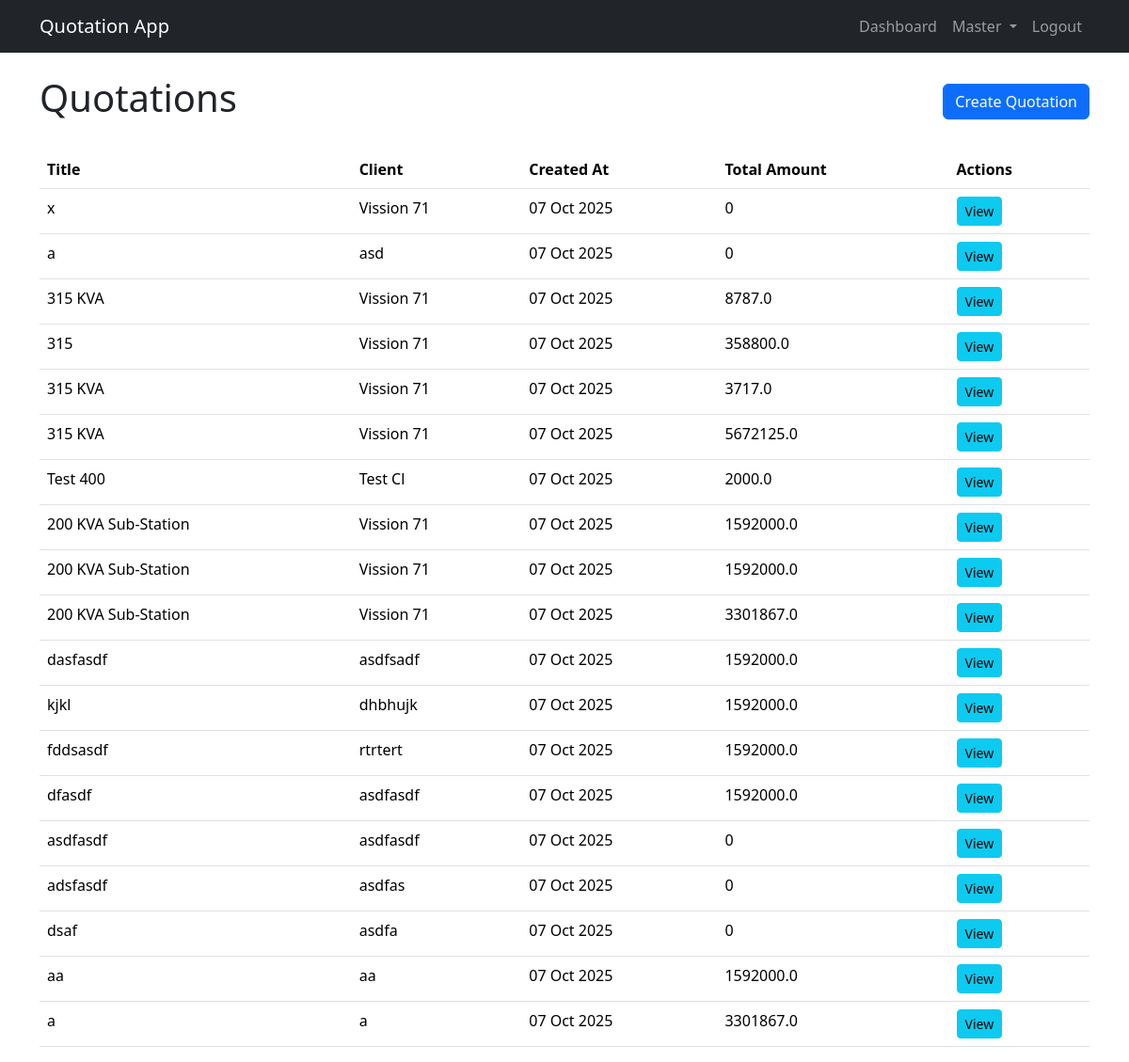
The app's page / (signed in), older data.
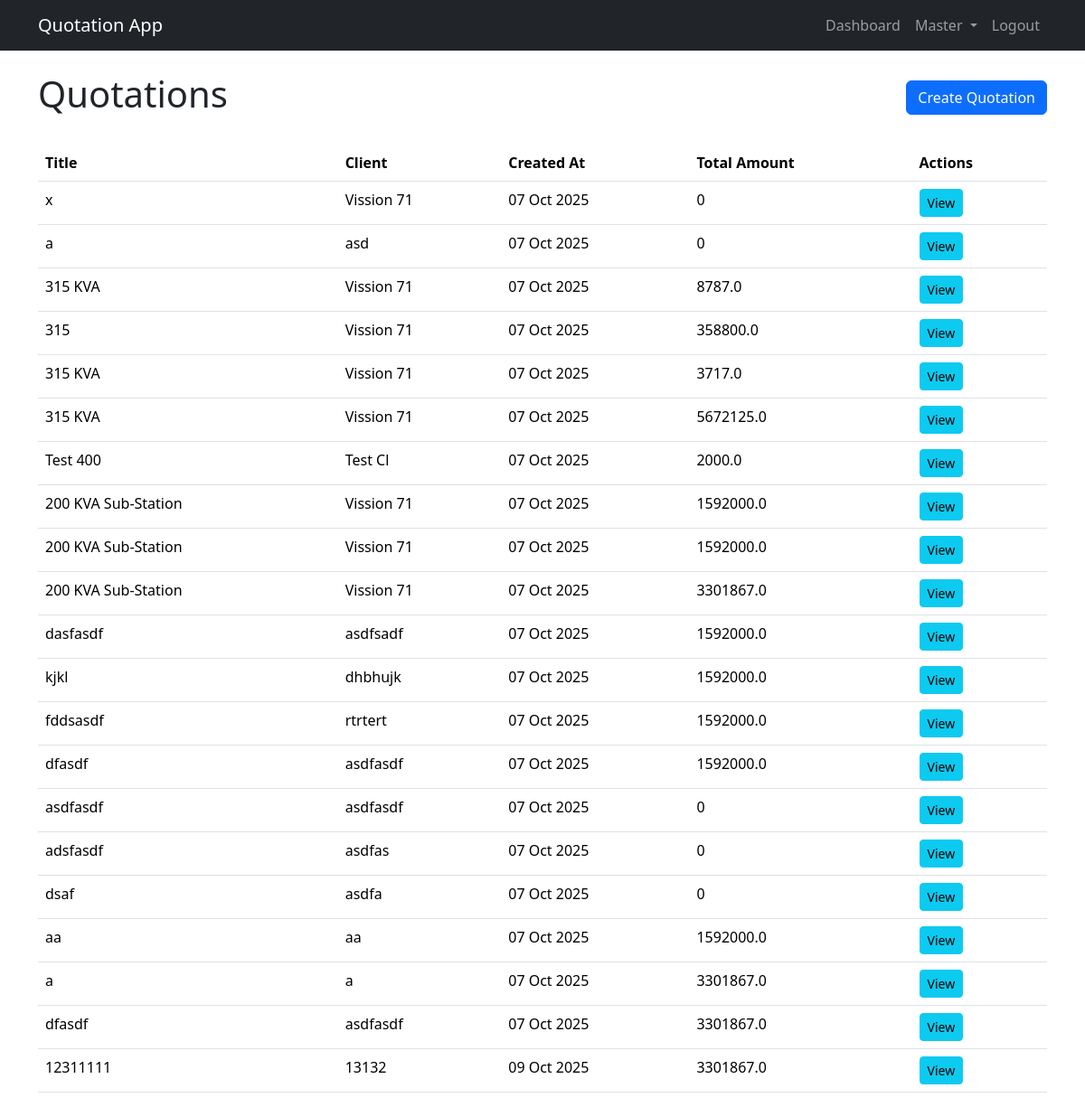
The same page, newer data.
### pages/models.py (models this page shows, shortened)
class Quotation(models.Model):
    title = models.CharField(max_length=255)
    client_name = models.CharField(max_length=255)
    template = models.ForeignKey(QuotationTemplate, on_delete=models.SET_NULL, null=True, blank=True)
    created_at = models.DateTimeField(auto_now_add=True)
    def total_amount(self):
        return sum(group.subtotal() for group in self.groups.all())

class QuotationGroup(models.Model):
    quotation = models.ForeignKey(Quotation, on_delete=models.CASCADE, related_name='groups')
    name = models.CharField(max_length=255)
    def subtotal(self):
        return sum(item.total_price for item in self.items.all())

class QuotationItem(models.Model):
    group = models.ForeignKey(QuotationGroup, on_delete=models.CASCADE, related_name='items')
    item = models.ForeignKey(Item, on_delete=models.CASCADE)
    qty = models.FloatField(default=1)
    unit_price = models.FloatField(default=0)
    total_price = models.FloatField(default=0)

### pages/views.py (the view)
# urls.py: path('', QuotationListView.as_view(), name='quotation_list'),
@method_decorator(login_required, name='dispatch')
class QuotationListView(ListView):
    model = Quotation
    template_name = 'pages/quotation_list.html'
    context_object_name = 'quotations'

### templates/pages/quotation_list.html (shortened to what this page needs)
{% extends 'base.html' %}
{% block content %}
    <div class="d-flex justify-content-between align-items-center mb-4">
        <h1>Quotations</h1>
        <a href="{% url 'quotation_create' %}" class="btn btn-primary">Create Quotation</a>
    </div>
    <table class="table">
        <thead>
            <tr>
                <th>Title</th>
                <th>Client</th>
                <th>Created At</th>
                <th>Total Amount</th>
                <th>Actions</th>
            </tr>
        </thead>
        <tbody>
            {% for quotation in quotations %}
                <tr>
                    <td>{{ quotation.title }}</td>
                    <td>{{ quotation.client_name }}</td>
                    <td>{{ quotation.created_at|date:"d M Y" }}</td>
                    <td>{{ quotation.total_amount }}</td>
                    <td>
                        <a href="{% url 'quotation_view' quotation.pk %}" class="btn btn-sm btn-info">View</a>
                    </td>
                </tr>
            {% empty %}
                <tr>
                    <td colspan="5">No quotations found.</td>
                </tr>
            {% endfor %}
        </tbody>
    </table>
{% endblock %}

Row changes from the older to the newer data that the page shows:
added Quotation: title "dfasdf", client_name "asdfasdf", created_at "07 Oct 2025", total_amount "3301867.0"
added Quotation: title "12311111", client_name "13132", created_at "09 Oct 2025", total_amount "3301867.0"
